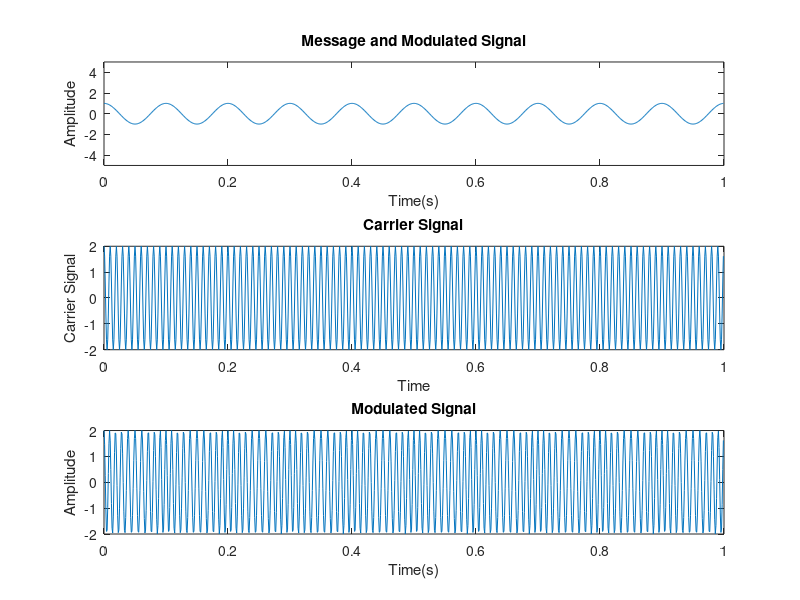
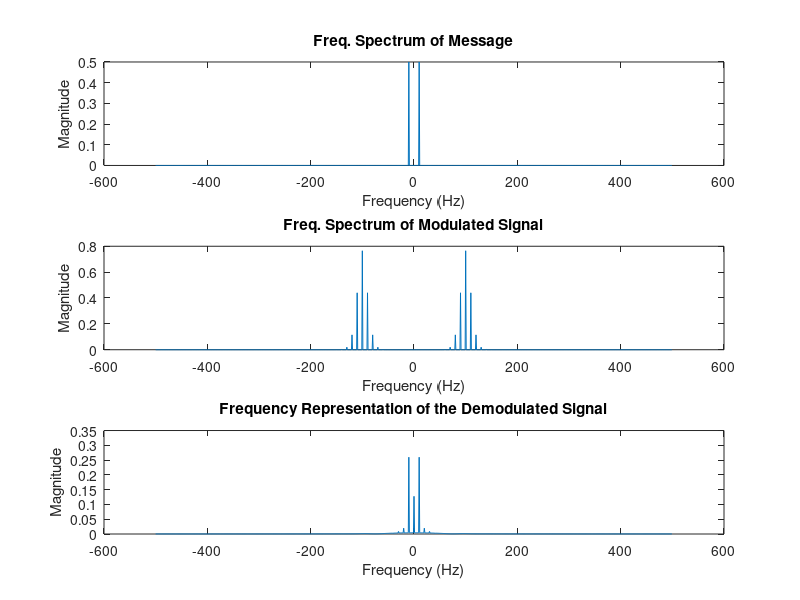
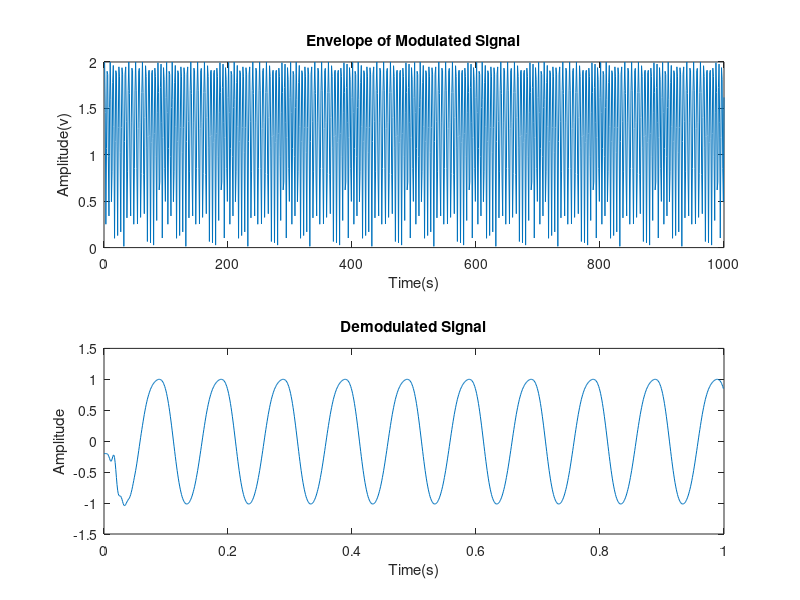

Recreate these plots in MATLAB, in order.
clc;
clear all;
close all;

a = 2;
fm = 10;
fc = 100;
delta_f = 100;
kf = delta_f/fm;

fs = 1000;
dt = 1/fs;
t = 0:dt:1-dt;

m = cos(2*pi*fm*t);

m_b = tril(ones(length(m)));
m_c = m.*m_b;
sum_m = sum(m_c,2);
c = a*cos(2*pi*fc*t);
s = a*cos(2*pi*fc*t+(kf*2*pi*sum_m').*dt);

subplot(3,1,1)
plot(t,m)
ylim([-5 5])
xlabel ('Time(s)');
ylabel ('Amplitude');
title('Message and Modulated Signal')
subplot(3,1,2)
plot(t,c)
xlabel('Time');
ylabel('Carrier Signal');
title('Carrier Signal')
subplot(3,1,3)
plot(t,s);
xlabel ('Time(s)');
ylabel ('Amplitude');
title('Modulated Signal')

f = -fs/2:1:fs/2-1;
M = fftshift(fft(m));
S = fftshift(fft(s));

figure
title('Frequency Domain Representation of the Signals')
subplot(3,1,1)
plot(f,abs(M)/fs);
title('Freq. Spectrum of Message')
xlabel('Frequency (Hz)')
ylabel('Magnitude')
subplot(3,1,2)
plot(f,abs(S)/fs);
title('Freq. Spectrum of Modulated Signal')
xlabel('Frequency (Hz)')
ylabel('Magnitude')

dem = diff(s);                 
dem = [0,dem];
r_lo = dem.*(cos(2*pi*fc*t));
[b,a] = butter(10,2*fc/fs);
r_flt = filter(b,a,r_lo);
R_flt = fftshift(fft(r_flt));

subplot(3,1,3)
plot(f,abs(R_flt)/fs);
title('Frequency Representation of the Demodulated Signal')
xlabel('Frequency (Hz)')
ylabel('Magnitude')

figure
subplot(2,1,1)
plot(abs(s))
xlabel('Time(s)')
ylabel('Amplitude(v)')
title('Envelope of Modulated Signal')
subplot(2,1,2)
plot(t,2*((r_flt)-0.1))
xlabel ('Time(s)');
ylabel ('Amplitude');
title('Demodulated Signal')